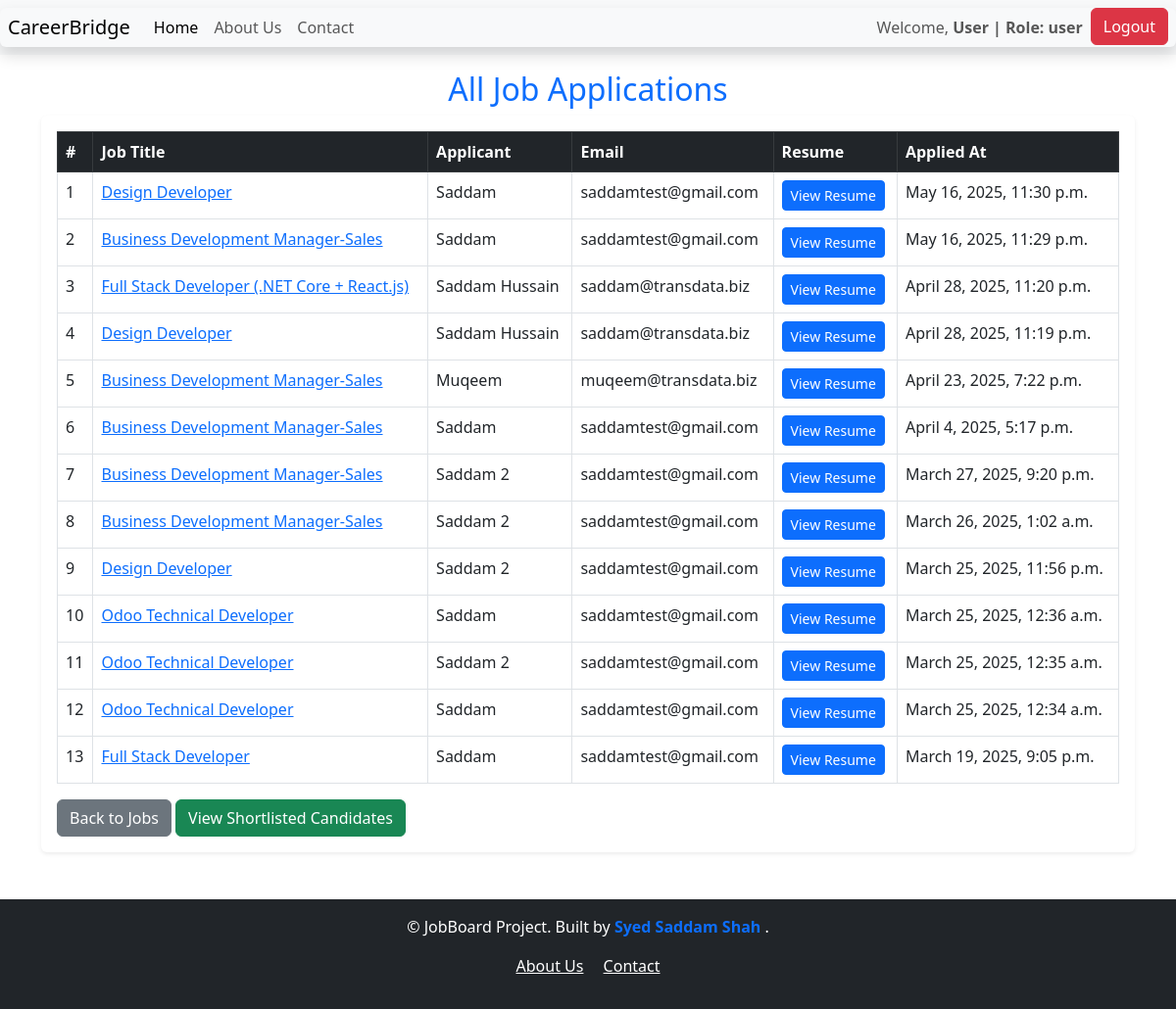
Page /all_applications/ (signed in) on the committed database.
### accounts/models.py (models this page shows, shortened)
class UserProfile(models.Model):
    user = models.OneToOneField(User, on_delete=models.CASCADE)
    role = models.CharField(max_length=10, choices=ROLE_CHOICES, default='user')

### job/models.py (models this page shows, shortened)
class JobApplication(models.Model):
    job = models.ForeignKey(Job, on_delete= models.CASCADE)
    user = models.ForeignKey(User, on_delete=models.CASCADE, null= True, blank=True)
    applicant_name = models.CharField(max_length= 100)
    email = models.EmailField()
    resume = models.FileField(upload_to='resumes/%Y/%m/%d/')
    cover_letter = models.TextField()
    applied_at = models.DateTimeField(auto_now_add=True)
    is_shortlisted = models.BooleanField(default=False)
    class Meta:
        ordering = ['-applied_at']
        verbose_name = 'Job Application'
        verbose_name_plural = 'Job Applications'

class Job(models.Model):
    JOB_TYPES = [
        ('Full-time', 'Full-time'),
        ('Part-time', 'Part-time'),
        ('Remote', 'Remote'),
        ('Internship', 'Internship'),
    ]
    title = models.CharField(max_length=200)
    company_name = models.CharField(max_length=200)
    description = models.TextField()
    location = models.CharField(max_length=100)
    salary = models.DecimalField(max_digits=10, decimal_places=2, null= True, blank=True)
    job_type = models.CharField(max_length=20, choices=JOB_TYPES, default='Full-time')
    date_of_posting = models.DateTimeField(auto_now_add= True)
    class Meta:
        ordering = ['-date_of_posting']
        verbose_name = 'Job Posting'
        verbose_name_plural = 'Job Postings'

### job/views.py (the view)
# urls.py: path('all_applications/', views.all_applications, name = 'all_applications'),
@login_required
def all_applications(request):
    applications = JobApplication.objects.select_related('job').order_by('-applied_at')
    return render(request, 'all_applications.html', {'applications' : applications})

### job/templates/all_applications.html
{% extends 'base.html' %}
{% load static %}
{% block content %}
<div class="container mt-3">
    <h2 class="mb-2 text-center text-primary">All Job Applications</h2>
    {% if applications %}
    <div class="table-responsive shadow-sm rounded p-3 bg-white">
        <table class="table table-bordered table-hover">
            <thead class="table-dark">
                <tr>
                    <th>#</th>
                    <th>Job Title</th>
                    <th>Applicant</th>
                    <th>Email</th>
                    <th>Resume</th>
                    <th>Applied At</th>
                </tr>
            </thead>
            <tbody>
                {% for application in applications %}
                <tr>
                    <td>{{ forloop.counter }}</td>
                    <td> <a href="{% url 'job_detail' application.job.id %}">{{ application.job.title }} </a> </td>
                    <td>{{ application.applicant_name }}</td>
                    <td>{{ application.email }}</td>
                    <td>
                        <a href="{{ application.resume.url }}" class="btn btn-primary btn-sm" target="_blank">View Resume</a>
                    </td>
                    <td>{{ application.applied_at }}</td>
                </tr>
                {% endfor %}
            </tbody>
        </table>
        <a href="{% url 'job_list' %}" class="btn btn-secondary">Back to Jobs</a>
        <a href="{% url 'all_shortlisted_applicants' %}" class="btn btn-success">
            View Shortlisted Candidates
        </a>
    </div>
    {% else %}
    <p class="text-center mt-4 text-muted">No applications found.</p>
    {% endif %}
</div>
{% endblock %}

### job/templates/base.html (shortened to what this page needs)
<!DOCTYPE html>
<html lang="en">
<head>
    <link rel="stylesheet" href="https://cdn.jsdelivr.net/npm/bootstrap@5.3.0/dist/css/bootstrap.min.css">
</head>
<body>
    <nav class="navbar navbar-expand-lg bg-body-tertiary position sticky-top">
        <div class="container-fluid shadow px-2  bg-body-tertiary rounded position-sticky">
            <a class="navbar-brand " href="/"> <img src="" alt="">CareerBridge</a>
            <div class="collapse navbar-collapse" id="navbarNav">
                <ul class="navbar-nav">
                    <li class="nav-item">
                        <a class="nav-link active" aria-current="page" href="/">Home</a>
                    </li>
                    <li class="nav-item">
                        <a class="nav-link" href="{% url 'about_us' %}">About Us</a>
                    </li>
                    <li class="nav-item">
                        <a class="nav-link" href="{% url 'contact' %}">Contact</a>
                    </li>
                </ul>
            </div>
            <ul class="navbar-nav ms-auto">
                {% if user.is_authenticated %}
                    <li class="nav-item">
                        <span class="nav-link">Welcome, <strong>{{ user.username }} | Role: {{ user.userprofile.role }}</strong></span>
                    </li>
                    <li class="nav-item">
                        <a href="{% url 'custom_logout' %}" class="btn btn-danger">Logout</a>
                    </li>
                {% else %}
                    <li class="nav-item">
                        <a href="{% url 'custom_login' %}" class="btn btn-primary">Login</a>
                    </li>
                {% endif %}
            </ul>
        </div>
    </nav>
    {% block content %}
    {% endblock %}
</body>
<footer class="bg-dark text-white text-center py-3 mt-5">
    <p>© {{ year }} JobBoard Project. Built by
        <a href="{% url 'developer' %}" class="text-decoration-none fw-semibold text-primary">
            Syed Saddam Shah
        </a>.
        <div class="container">
                <a href="{% url 'about_us' %}" class="text-white me-3">About Us</a>
                <a href="{% url 'contact' %}" class="text-white">Contact</a>
            </p>
</footer>
</html>

### rows in the picture
JobApplication: job "Design Developer", applicant_name "Saddam", email "saddamtest@gmail.com", applied_at "May 16, 2025, 11:30 p.m."
JobApplication: job "Business Development Manager-Sales", applicant_name "Saddam", email "saddamtest@gmail.com", applied_at "May 16, 2025, 11:29 p.m."
JobApplication: job "Full Stack Developer (.NET Core + React.js)", applicant_name "Saddam Hussain", email "saddam@transdata.biz", applied_at "April 28, 2025, 11:20 p.m."
JobApplication: job "Design Developer", applicant_name "Saddam Hussain", email "saddam@transdata.biz", applied_at "April 28, 2025, 11:19 p.m."
JobApplication: job "Business Development Manager-Sales", applicant_name "Muqeem", email "muqeem@transdata.biz", applied_at "April 23, 2025, 7:22 p.m."
JobApplication: job "Business Development Manager-Sales", applicant_name "Saddam", email "saddamtest@gmail.com", applied_at "April 4, 2025, 5:17 p.m."
JobApplication: job "Business Development Manager-Sales", applicant_name "Saddam 2", email "saddamtest@gmail.com", applied_at "March 27, 2025, 9:20 p.m."
JobApplication: job "Business Development Manager-Sales", applicant_name "Saddam 2", email "saddamtest@gmail.com", applied_at "March 26, 2025, 1:02 a.m."
JobApplication: job "Design Developer", applicant_name "Saddam 2", email "saddamtest@gmail.com", applied_at "March 25, 2025, 11:56 p.m."
JobApplication: job "Odoo Technical Developer", applicant_name "Saddam", email "saddamtest@gmail.com", applied_at "March 25, 2025, 12:36 a.m."
JobApplication: job "Odoo Technical Developer", applicant_name "Saddam 2", email "saddamtest@gmail.com", applied_at "March 25, 2025, 12:35 a.m."
JobApplication: job "Odoo Technical Developer", applicant_name "Saddam", email "saddamtest@gmail.com", applied_at "March 25, 2025, 12:34 a.m."
JobApplication: job "Full Stack Developer", applicant_name "Saddam", email "saddamtest@gmail.com", applied_at "March 19, 2025, 9:05 p.m."

### other values in the picture
{{ user.username }} "User"
{{ user.userprofile.role }} "user"
